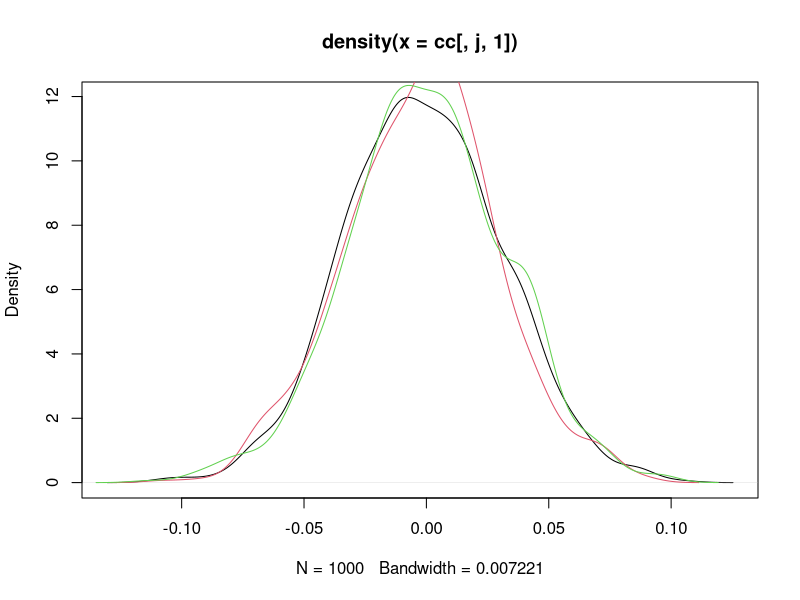
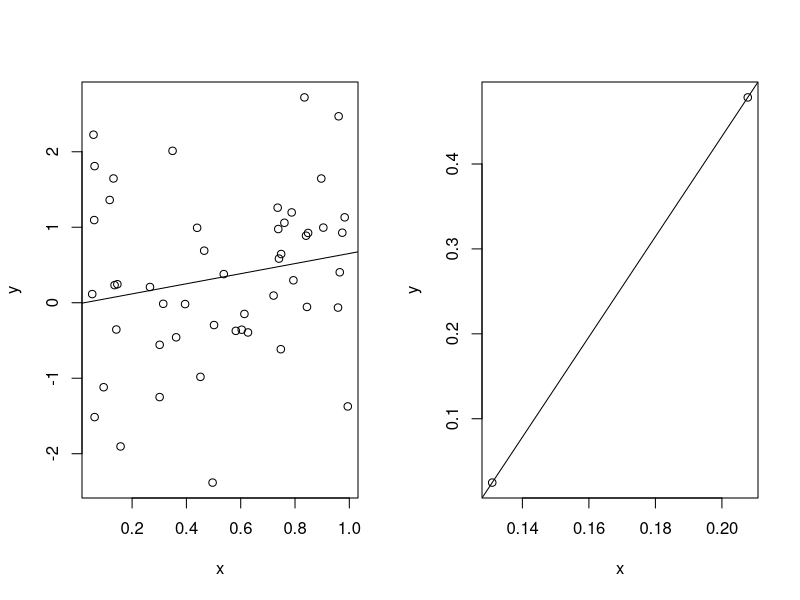
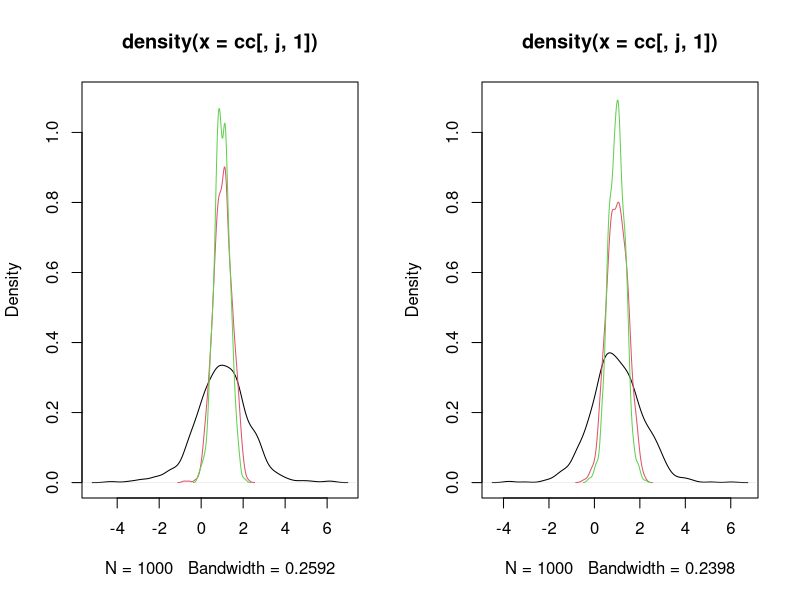

The R script that drew these images, in order:
### Multicolinealidad

# La multicolinealidad es un problema en la regresión cuando dos o más variables predictoras están correlacionadas,
# lo que significa que una puede predecirse linealmente a partir de las otras.

# Tamaño de la muestra
n <- 1000

# Modelo teórico Y = f(X) + eps, donde f(x) = beta0 + beta1*x1 + beta2*x2
beta0 <- 0 
beta1 <- 1
beta2 <- 1

# Desviación estándar del término de error
sigma <- 1

# Número de muestras para la simulación
B <- 1000 

# Valores de correlación para la simulación
rhos <- c(0.1, 0.5, 0.9)

# Matriz para almacenar los coeficientes estimados
cc <- array(dim = c(B, 3, length(rhos))) 

# Matriz para almacenar la correlación estimada
corv <- matrix(nrow = B, ncol = 3)

# Bucle para cada valor de correlación
for(j in 1:length(rhos)){
  rho <- rhos[j] # Correlación actual
  
  # Bucle para cada muestra
  for (i in 1:B){ 
    eps <- rnorm(n, 0, sigma) # Error sigue una distribución normal con media 0
    x1 <- rnorm(n)   # Valores x1 siguen una distribución normal
    xs <- rnorm(n)   # Valores x* siguen una distribución normal
    x2 <- rho*x1 + sqrt(1 - rho^2)*xs # x2 correlacionado con x1
    y <- beta0 + beta1*x1 + beta2*x2 + eps # y = f(x) + eps
    z <- lm(y ~ x1 + x2)  # Modelo lineal 
    cc[i, , j] <- coef(z) # Almacena coeficientes estimados
    
    corv[i, j] <- cor(x1, x2) # Almacena correlación estimada
  }
}

# Valor esperado de beta0, beta1, beta2
apply(cc, c(2, 3), mean)
# Varianza de beta0, beta1, beta2 cambia con la correlación
apply(cc, c(2, 3), var)

# Correlación de la muestra cercana a la teórica
colMeans(corv)

# Densidad de los coeficientes estimados para diferentes valores de rho
# Para beta0
j <- 1
plot(density(cc[, j, 1])) # rho=0.1 (negro)
lines(density(cc[, j, 2]), col = 2) # rho=0.5 (rojo)
lines(density(cc[, j, 3]), col = 3) # rho=0.9 (verde)

# Similar para beta1 y beta2

##########################################################

### Más características que observaciones
# Cuando el número de características (p) es igual o mayor al número de observaciones (n),
# los enfoques clásicos como la regresión lineal por mínimos cuadrados no son apropiados.

# Modelo teórico Y = f(X) + eps, donde f(x) = beta0 + beta1*x
beta0 <- 0
beta1 <- 1

# Desviación estándar del término de error
sigma <- 1

# Configuración de múltiples gráficos
par(mfrow = c(1, 2)) 

# Bucle para diferentes tamaños de muestra
for(n in c(50, 2)){
  eps <- rnorm(n, 0, sigma) # Error sigue una distribución normal con media 0
  x <- runif(n)   # Valores x siguen una distribución uniforme
  y <- beta0 + beta1*x + eps # y = f(x) + eps
  z <- lm(y ~ x)  # Modelo lineal
  plot(x, y)
  abline(z)
}

# Tamaño de la muestra
n <- 100

# Dimensiones grandes
ps <- c(90, 40, 10)

# Número de muestras para la simulación
B <- 1000 

# Matriz para almacenar coeficientes estimados (beta1 y beta2)
cc <- array(dim = c(B, 2, length(ps))) 

# Bucle para diferentes dimensiones
for(j in 1:length(ps)){
  p = ps[j]
  for (i in 1:B){ 
    eps <- rnorm(n, 0, sigma) # Error sigue una distribución normal con media 0
    xmat <- matrix(runif(n*p), nrow = n, ncol = p) # Matriz de valores x_j uniformes
    y <- rowSums(xmat) + eps # y = f(x) + eps, donde f(x) = suma de x1 a xp
    df <- data.frame(y, xmat)
    
    z <- lm(y ~ ., data = df)  # Modelo lineal 
    cc[i, , j] <- coef(z)[2:3] # Almacena coeficientes estimados para beta1 y beta2
  }
}


# For beta1
j=1
plot(density(cc[,j,1]),ylim=c(0,1.1)) # p=90 (black)
lines(density(cc[,j,2]),col=2) # p=40 (red)
lines(density(cc[,j,3]),col=3) # p=10 (green)

# For beta2
j=2
plot(density(cc[,j,1]),ylim=c(0,1.1)) # p=90 (black)
lines(density(cc[,j,2]),col=2) # p=40 (red)
lines(density(cc[,j,3]),col=3) # p=10 (green)


